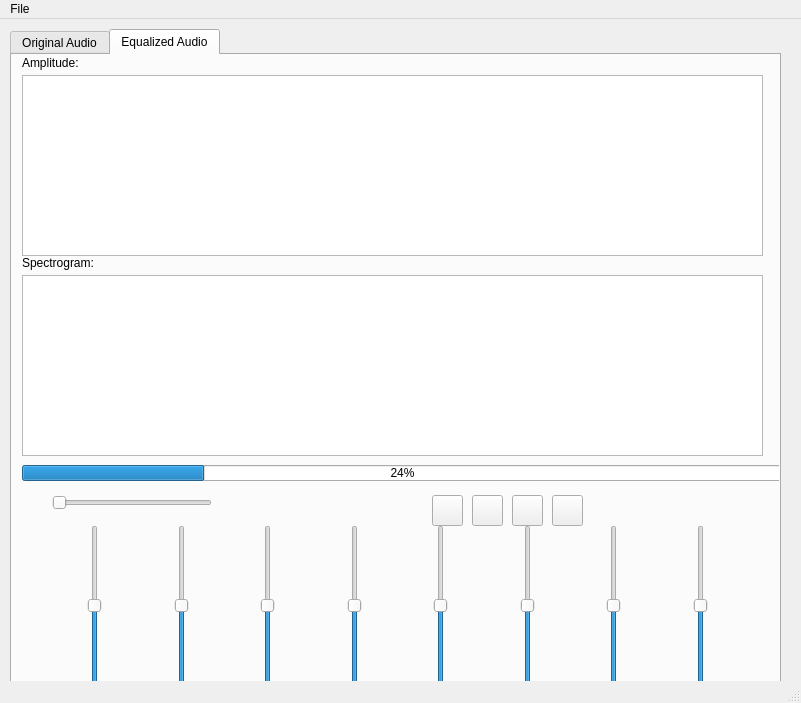
<?xml version="1.0" encoding="UTF-8"?>
<ui version="4.0">
 <class>MainWindow</class>
 <widget class="QMainWindow" name="MainWindow">
  <property name="geometry">
   <rect>
    <x>0</x>
    <y>0</y>
    <width>801</width>
    <height>703</height>
   </rect>
  </property>
  <property name="windowTitle">
   <string>MainWindow</string>
  </property>
  <widget class="QWidget" name="centralwidget">
   <widget class="QTabWidget" name="editedAudio">
    <property name="geometry">
     <rect>
      <x>10</x>
      <y>10</y>
      <width>771</width>
      <height>671</height>
     </rect>
    </property>
    <property name="currentIndex">
     <number>1</number>
    </property>
    <widget class="QWidget" name="InputAudio">
     <attribute name="title">
      <string>Original Audio</string>
     </attribute>
     <widget class="QWidget" name="horizontalWidget" native="true">
      <property name="geometry">
       <rect>
        <x>10</x>
        <y>310</y>
        <width>751</width>
        <height>161</height>
       </rect>
      </property>
      <layout class="QHBoxLayout" name="horizontalLayout"/>
     </widget>
     <widget class="QFrame" name="frame">
      <property name="geometry">
       <rect>
        <x>10</x>
        <y>460</y>
        <width>733</width>
        <height>161</height>
       </rect>
      </property>
      <property name="frameShape">
       <enum>QFrame::StyledPanel</enum>
      </property>
      <property name="frameShadow">
       <enum>QFrame::Raised</enum>
      </property>
      <widget class="QLabel" name="label_3">
       <property name="geometry">
        <rect>
         <x>190</x>
         <y>30</y>
         <width>49</width>
         <height>16</height>
        </rect>
       </property>
       <property name="text">
        <string>Title:</string>
       </property>
      </widget>
      <widget class="QLabel" name="label_4">
       <property name="geometry">
        <rect>
         <x>270</x>
         <y>30</y>
         <width>441</width>
         <height>16</height>
        </rect>
       </property>
       <property name="text">
        <string>AudioFile.mp3</string>
       </property>
      </widget>
      <widget class="QLabel" name="label_7">
       <property name="geometry">
        <rect>
         <x>190</x>
         <y>50</y>
         <width>49</width>
         <height>16</height>
        </rect>
       </property>
       <property name="text">
        <string>Location:</string>
       </property>
      </widget>
      <widget class="QLabel" name="label_8">
       <property name="geometry">
        <rect>
         <x>270</x>
         <y>50</y>
         <width>441</width>
         <height>16</height>
        </rect>
       </property>
       <property name="text">
        <string>File/path//tomusic//audiofile</string>
       </property>
      </widget>
      <widget class="QLabel" name="label_9">
       <property name="geometry">
        <rect>
         <x>270</x>
         <y>70</y>
         <width>441</width>
         <height>16</height>
        </rect>
       </property>
       <property name="text">
        <string>! min 33 seconds</string>
       </property>
      </widget>
      <widget class="QLabel" name="label_10">
       <property name="geometry">
        <rect>
         <x>190</x>
         <y>70</y>
         <width>49</width>
         <height>16</height>
        </rect>
       </property>
       <property name="text">
        <string>Duration</string>
       </property>
      </widget>
      <widget class="QGraphicsView" name="graphicsView">
       <property name="geometry">
        <rect>
         <x>10</x>
         <y>20</y>
         <width>151</width>
         <height>131</height>
        </rect>
       </property>
      </widget>
     </widget>
     <widget class="QPushButton" name="stop_btn_org">
      <property name="geometry">
       <rect>
        <x>540</x>
        <y>440</y>
        <width>31</width>
        <height>31</height>
       </rect>
      </property>
      <property name="text">
       <string/>
      </property>
      <property name="icon">
       <iconset>
        <normaloff>assets/audio-stop.svg</normaloff>assets/audio-stop.svg</iconset>
      </property>
      <property name="iconSize">
       <size>
        <width>25</width>
        <height>25</height>
       </size>
      </property>
     </widget>
     <widget class="QGraphicsView" name="outputAmplitude_2">
      <property name="geometry">
       <rect>
        <x>10</x>
        <y>20</y>
        <width>741</width>
        <height>181</height>
       </rect>
      </property>
     </widget>
     <widget class="QPushButton" name="AudioBackward_3">
      <property name="geometry">
       <rect>
        <x>420</x>
        <y>440</y>
        <width>31</width>
        <height>31</height>
       </rect>
      </property>
      <property name="text">
       <string/>
      </property>
      <property name="icon">
       <iconset>
        <normaloff>assets/audio backward.svg</normaloff>assets/audio backward.svg</iconset>
      </property>
      <property name="iconSize">
       <size>
        <width>25</width>
        <height>25</height>
       </size>
      </property>
     </widget>
     <widget class="QLabel" name="AudioMin_3">
      <property name="geometry">
       <rect>
        <x>20</x>
        <y>440</y>
        <width>21</width>
        <height>31</height>
       </rect>
      </property>
      <property name="text">
       <string/>
      </property>
      <property name="pixmap">
       <pixmap>assets/noun-mute.svg</pixmap>
      </property>
      <property name="scaledContents">
       <bool>true</bool>
      </property>
     </widget>
     <widget class="QSlider" name="horizontalSlider_3">
      <property name="geometry">
       <rect>
        <x>40</x>
        <y>440</y>
        <width>160</width>
        <height>16</height>
       </rect>
      </property>
      <property name="orientation">
       <enum>Qt::Horizontal</enum>
      </property>
     </widget>
     <widget class="QLabel" name="Amplitude_2">
      <property name="geometry">
       <rect>
        <x>10</x>
        <y>0</y>
        <width>71</width>
        <height>16</height>
       </rect>
      </property>
      <property name="text">
       <string>Amplitude:</string>
      </property>
     </widget>
     <widget class="QPushButton" name="play_pause_btn_org">
      <property name="geometry">
       <rect>
        <x>460</x>
        <y>440</y>
        <width>31</width>
        <height>31</height>
       </rect>
      </property>
      <property name="text">
       <string/>
      </property>
      <property name="icon">
       <iconset>
        <normaloff>assets/audio play.svg</normaloff>assets/audio play.svg</iconset>
      </property>
      <property name="iconSize">
       <size>
        <width>25</width>
        <height>25</height>
       </size>
      </property>
     </widget>
     <widget class="QPushButton" name="AudioFastForward_3">
      <property name="geometry">
       <rect>
        <x>500</x>
        <y>440</y>
        <width>31</width>
        <height>31</height>
       </rect>
      </property>
      <property name="text">
       <string/>
      </property>
      <property name="icon">
       <iconset>
        <normaloff>assets/audio fastforward.svg</normaloff>assets/audio fastforward.svg</iconset>
      </property>
      <property name="iconSize">
       <size>
        <width>25</width>
        <height>25</height>
       </size>
      </property>
     </widget>
     <widget class="QProgressBar" name="OutputAudioProgress_2">
      <property name="geometry">
       <rect>
        <x>10</x>
        <y>410</y>
        <width>761</width>
        <height>16</height>
       </rect>
      </property>
      <property name="value">
       <number>24</number>
      </property>
     </widget>
     <widget class="QGraphicsView" name="OutputSpectrogram_2">
      <property name="geometry">
       <rect>
        <x>10</x>
        <y>220</y>
        <width>741</width>
        <height>181</height>
       </rect>
      </property>
     </widget>
     <widget class="QLabel" name="Spectrogram_2">
      <property name="geometry">
       <rect>
        <x>10</x>
        <y>200</y>
        <width>71</width>
        <height>16</height>
       </rect>
      </property>
      <property name="text">
       <string>Spectrogram:</string>
      </property>
     </widget>
     <widget class="QLabel" name="AudioMax_3">
      <property name="geometry">
       <rect>
        <x>210</x>
        <y>440</y>
        <width>21</width>
        <height>31</height>
       </rect>
      </property>
      <property name="text">
       <string/>
      </property>
      <property name="pixmap">
       <pixmap>assets/audio-max.svg</pixmap>
      </property>
      <property name="scaledContents">
       <bool>true</bool>
      </property>
     </widget>
    </widget>
    <widget class="QWidget" name="OutputAudio">
     <attribute name="title">
      <string>Equalized Audio</string>
     </attribute>
     <widget class="QPushButton" name="AudioBackward_2">
      <property name="geometry">
       <rect>
        <x>420</x>
        <y>440</y>
        <width>31</width>
        <height>31</height>
       </rect>
      </property>
      <property name="text">
       <string/>
      </property>
      <property name="icon">
       <iconset>
        <normaloff>assets/audio backward.svg</normaloff>assets/audio backward.svg</iconset>
      </property>
      <property name="iconSize">
       <size>
        <width>25</width>
        <height>25</height>
       </size>
      </property>
     </widget>
     <widget class="QGraphicsView" name="OutputSpectrogram">
      <property name="geometry">
       <rect>
        <x>10</x>
        <y>220</y>
        <width>741</width>
        <height>181</height>
       </rect>
      </property>
     </widget>
     <widget class="QLabel" name="AudioMin_2">
      <property name="geometry">
       <rect>
        <x>20</x>
        <y>440</y>
        <width>21</width>
        <height>31</height>
       </rect>
      </property>
      <property name="text">
       <string/>
      </property>
      <property name="pixmap">
       <pixmap>assets/noun-mute.svg</pixmap>
      </property>
      <property name="scaledContents">
       <bool>true</bool>
      </property>
     </widget>
     <widget class="QWidget" name="horizontalWidget_2" native="true">
      <property name="geometry">
       <rect>
        <x>10</x>
        <y>470</y>
        <width>751</width>
        <height>161</height>
       </rect>
      </property>
      <layout class="QHBoxLayout" name="horizontalLayout_3">
       <item>
        <spacer name="horizontalSpacer_19">
         <property name="orientation">
          <enum>Qt::Horizontal</enum>
         </property>
         <property name="sizeHint" stdset="0">
          <size>
           <width>40</width>
           <height>20</height>
          </size>
         </property>
        </spacer>
       </item>
       <item>
        <widget class="QSlider" name="band_slider_1">
         <property name="minimum">
          <number>-12</number>
         </property>
         <property name="maximum">
          <number>12</number>
         </property>
         <property name="orientation">
          <enum>Qt::Vertical</enum>
         </property>
        </widget>
       </item>
       <item>
        <spacer name="horizontalSpacer_20">
         <property name="orientation">
          <enum>Qt::Horizontal</enum>
         </property>
         <property name="sizeHint" stdset="0">
          <size>
           <width>40</width>
           <height>20</height>
          </size>
         </property>
        </spacer>
       </item>
       <item>
        <widget class="QSlider" name="band_slider_2">
         <property name="minimum">
          <number>-12</number>
         </property>
         <property name="maximum">
          <number>12</number>
         </property>
         <property name="orientation">
          <enum>Qt::Vertical</enum>
         </property>
        </widget>
       </item>
       <item>
        <spacer name="horizontalSpacer_21">
         <property name="orientation">
          <enum>Qt::Horizontal</enum>
         </property>
         <property name="sizeHint" stdset="0">
          <size>
           <width>40</width>
           <height>20</height>
          </size>
         </property>
        </spacer>
       </item>
       <item>
        <widget class="QSlider" name="band_slider_3">
         <property name="minimum">
          <number>-12</number>
         </property>
         <property name="maximum">
          <number>12</number>
         </property>
         <property name="orientation">
          <enum>Qt::Vertical</enum>
         </property>
        </widget>
       </item>
       <item>
        <spacer name="horizontalSpacer_22">
         <property name="orientation">
          <enum>Qt::Horizontal</enum>
         </property>
         <property name="sizeHint" stdset="0">
          <size>
           <width>40</width>
           <height>20</height>
          </size>
         </property>
        </spacer>
       </item>
       <item>
        <widget class="QSlider" name="band_slider_4">
         <property name="minimum">
          <number>-12</number>
         </property>
         <property name="maximum">
          <number>12</number>
         </property>
         <property name="orientation">
          <enum>Qt::Vertical</enum>
         </property>
        </widget>
       </item>
       <item>
        <spacer name="horizontalSpacer_23">
         <property name="orientation">
          <enum>Qt::Horizontal</enum>
         </property>
         <property name="sizeHint" stdset="0">
          <size>
           <width>40</width>
           <height>20</height>
          </size>
         </property>
        </spacer>
       </item>
       <item>
        <widget class="QSlider" name="band_slider_5">
         <property name="minimum">
          <number>-12</number>
         </property>
         <property name="maximum">
          <number>12</number>
         </property>
         <property name="orientation">
          <enum>Qt::Vertical</enum>
         </property>
        </widget>
       </item>
       <item>
        <spacer name="horizontalSpacer_24">
         <property name="orientation">
          <enum>Qt::Horizontal</enum>
         </property>
         <property name="sizeHint" stdset="0">
          <size>
           <width>40</width>
           <height>20</height>
          </size>
         </property>
        </spacer>
       </item>
       <item>
        <widget class="QSlider" name="band_slider_6">
         <property name="minimum">
          <number>-12</number>
         </property>
         <property name="maximum">
          <number>12</number>
         </property>
         <property name="orientation">
          <enum>Qt::Vertical</enum>
         </property>
        </widget>
       </item>
       <item>
        <spacer name="horizontalSpacer_25">
         <property name="orientation">
          <enum>Qt::Horizontal</enum>
         </property>
         <property name="sizeHint" stdset="0">
          <size>
           <width>40</width>
           <height>20</height>
          </size>
         </property>
        </spacer>
       </item>
       <item>
        <widget class="QSlider" name="band_slider_7">
         <property name="minimum">
          <number>-12</number>
         </property>
         <property name="maximum">
          <number>12</number>
         </property>
         <property name="orientation">
          <enum>Qt::Vertical</enum>
         </property>
        </widget>
       </item>
       <item>
        <spacer name="horizontalSpacer_26">
         <property name="orientation">
          <enum>Qt::Horizontal</enum>
         </property>
         <property name="sizeHint" stdset="0">
          <size>
           <width>40</width>
           <height>20</height>
          </size>
         </property>
        </spacer>
       </item>
       <item>
        <widget class="QSlider" name="band_slider_8">
         <property name="minimum">
          <number>-12</number>
         </property>
         <property name="maximum">
          <number>12</number>
         </property>
         <property name="orientation">
          <enum>Qt::Vertical</enum>
         </property>
        </widget>
       </item>
       <item>
        <spacer name="horizontalSpacer_27">
         <property name="orientation">
          <enum>Qt::Horizontal</enum>
         </property>
         <property name="sizeHint" stdset="0">
          <size>
           <width>40</width>
           <height>20</height>
          </size>
         </property>
        </spacer>
       </item>
      </layout>
     </widget>
     <widget class="QPushButton" name="AudioStop_2">
      <property name="geometry">
       <rect>
        <x>540</x>
        <y>440</y>
        <width>31</width>
        <height>31</height>
       </rect>
      </property>
      <property name="text">
       <string/>
      </property>
      <property name="icon">
       <iconset>
        <normaloff>assets/udio-stop.svg</normaloff>assets/udio-stop.svg</iconset>
      </property>
      <property name="iconSize">
       <size>
        <width>25</width>
        <height>25</height>
       </size>
      </property>
     </widget>
     <widget class="QLabel" name="AudioMax_2">
      <property name="geometry">
       <rect>
        <x>210</x>
        <y>440</y>
        <width>21</width>
        <height>31</height>
       </rect>
      </property>
      <property name="text">
       <string/>
      </property>
      <property name="pixmap">
       <pixmap>assets/audio-max.svg</pixmap>
      </property>
      <property name="scaledContents">
       <bool>true</bool>
      </property>
     </widget>
     <widget class="QSlider" name="horizontalSlider_2">
      <property name="geometry">
       <rect>
        <x>40</x>
        <y>440</y>
        <width>160</width>
        <height>16</height>
       </rect>
      </property>
      <property name="orientation">
       <enum>Qt::Horizontal</enum>
      </property>
     </widget>
     <widget class="QLabel" name="Spectrogram">
      <property name="geometry">
       <rect>
        <x>10</x>
        <y>200</y>
        <width>71</width>
        <height>16</height>
       </rect>
      </property>
      <property name="text">
       <string>Spectrogram:</string>
      </property>
     </widget>
     <widget class="QProgressBar" name="OutputAudioProgress">
      <property name="geometry">
       <rect>
        <x>10</x>
        <y>410</y>
        <width>761</width>
        <height>16</height>
       </rect>
      </property>
      <property name="value">
       <number>24</number>
      </property>
     </widget>
     <widget class="QPushButton" name="AudioFastForward_2">
      <property name="geometry">
       <rect>
        <x>500</x>
        <y>440</y>
        <width>31</width>
        <height>31</height>
       </rect>
      </property>
      <property name="text">
       <string/>
      </property>
      <property name="icon">
       <iconset>
        <normaloff>assets/audio fastforward.svg</normaloff>assets/audio fastforward.svg</iconset>
      </property>
      <property name="iconSize">
       <size>
        <width>25</width>
        <height>25</height>
       </size>
      </property>
     </widget>
     <widget class="QPushButton" name="AudioPlay_2">
      <property name="geometry">
       <rect>
        <x>460</x>
        <y>440</y>
        <width>31</width>
        <height>31</height>
       </rect>
      </property>
      <property name="text">
       <string/>
      </property>
      <property name="icon">
       <iconset>
        <normaloff>assets/audio play.svg</normaloff>assets/audio play.svg</iconset>
      </property>
      <property name="iconSize">
       <size>
        <width>25</width>
        <height>25</height>
       </size>
      </property>
     </widget>
     <widget class="QGraphicsView" name="outputAmplitude">
      <property name="geometry">
       <rect>
        <x>10</x>
        <y>20</y>
        <width>741</width>
        <height>181</height>
       </rect>
      </property>
     </widget>
     <widget class="QLabel" name="Amplitude">
      <property name="geometry">
       <rect>
        <x>10</x>
        <y>0</y>
        <width>71</width>
        <height>16</height>
       </rect>
      </property>
      <property name="text">
       <string>Amplitude:</string>
      </property>
     </widget>
    </widget>
   </widget>
  </widget>
  <widget class="QMenuBar" name="menubar">
   <property name="geometry">
    <rect>
     <x>0</x>
     <y>0</y>
     <width>801</width>
     <height>22</height>
    </rect>
   </property>
   <widget class="QMenu" name="menuFile">
    <property name="title">
     <string>File</string>
    </property>
    <addaction name="action_open"/>
    <addaction name="action_save"/>
    <addaction name="action_save_as"/>
   </widget>
   <addaction name="menuFile"/>
  </widget>
  <widget class="QStatusBar" name="statusbar"/>
  <action name="action_open">
   <property name="text">
    <string>Open</string>
   </property>
   <property name="shortcut">
    <string>Ctrl+O</string>
   </property>
  </action>
  <action name="action_save">
   <property name="text">
    <string>Save</string>
   </property>
   <property name="shortcut">
    <string>Ctrl+S</string>
   </property>
  </action>
  <action name="action_save_as">
   <property name="text">
    <string>Save As</string>
   </property>
   <property name="shortcut">
    <string>Ctrl+Shift+S</string>
   </property>
  </action>
 </widget>
 <resources/>
 <connections/>
</ui>
